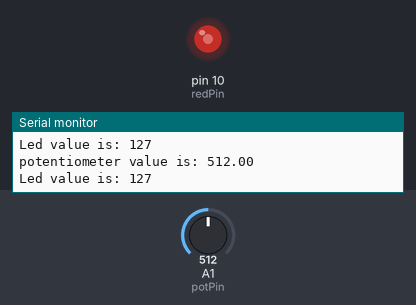
This sketch was run on a simulated Arduino Uno, built with avr-gcc and run on an emulated ATmega328P. Shown: output pins drawn as LEDs (lit = HIGH), the last lines printed to the serial monitor. Inputs (shaded band) come from the test bench; at power-on: A1 (potPin) = 512.

Above: at 1.8 s.
1.9 s: A1 (potPin) set to 716
At 2.8 s:
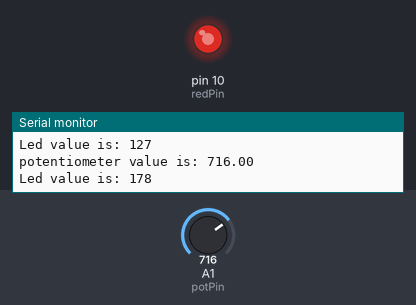
3.5 s: A1 (potPin) set to 900
At 4.4 s:
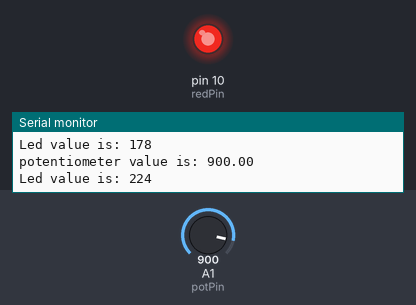
5.5 s: A1 (potPin) set to 122
At 7.2 s:
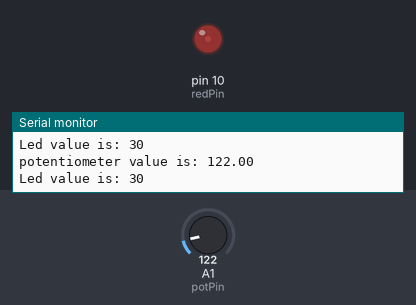
7.5 s: A1 (potPin) set to 0
At 8.8 s:
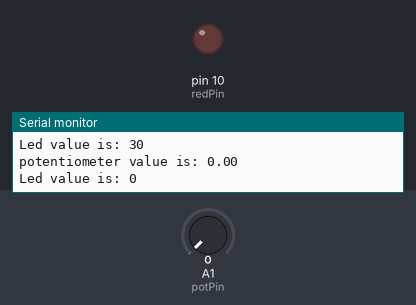
9.5 s: A1 (potPin) set to 511
At 10.4 s:
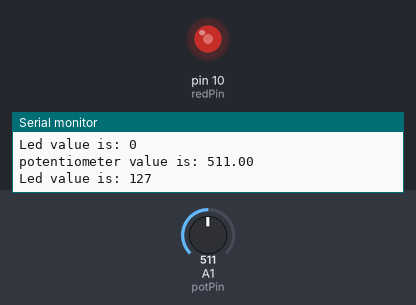
Timing chart, 0 to 12.5 s (numbered marks = the images above; inputs shaded):
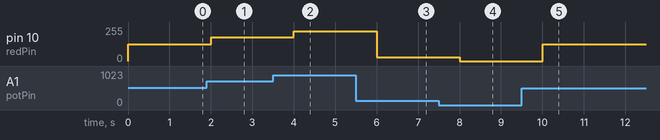

Measured:
- after the input at 1.9 s, pin 10 (redPin): 127/255 → 178/255 after 0.10 s
- after the input at 3.5 s, pin 10 (redPin): 178/255 → 224/255 after 0.51 s
- after the input at 5.5 s, pin 10 (redPin): 224/255 → 30/255 after 0.51 s
- after the input at 7.5 s, pin 10 (redPin): 30/255 → 0/255 after 0.51 s
- after the input at 9.5 s, pin 10 (redPin): 0/255 → 127/255 after 0.51 s

The sketch:

Dimmable_Light_Project.ino
```cpp
int potPin = A1;
int redPin = 10;
int delayTime = 1000;

void setup() {
  // put your setup code here, to run once:
  pinMode(redPin, OUTPUT);
  pinMode(potPin, INPUT);
  Serial.begin(9600);
}

void loop() {
  // put your main code here, to run repeatedly:
  float potVal = analogRead(potPin);
  Serial.print("potentiometer value is: ");
  Serial.println(potVal) ;

  int ledVal =  (255./1023.)*potVal;
  Serial.print("Led value is: ");
  Serial.println(ledVal);

  analogWrite(redPin, ledVal);
  delay(delayTime);
}
```
